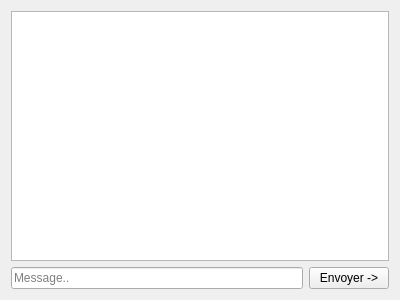
<?xml version="1.0" encoding="UTF-8"?>
<ui version="4.0">
 <class>chat</class>
 <widget class="QWidget" name="chat">
  <property name="geometry">
   <rect>
    <x>0</x>
    <y>0</y>
    <width>400</width>
    <height>300</height>
   </rect>
  </property>
  <property name="windowTitle">
   <string>Form</string>
  </property>
  <layout class="QGridLayout" name="gridLayout">
   <item row="0" column="0">
    <layout class="QGridLayout" name="gridLayout_2">
     <item row="1" column="0">
      <widget class="QLineEdit" name="ui_messageEdit">
       <property name="placeholderText">
        <string>Message..</string>
       </property>
      </widget>
     </item>
     <item row="1" column="1">
      <widget class="QPushButton" name="ui_messageSend">
       <property name="text">
        <string>Envoyer -&gt;</string>
       </property>
      </widget>
     </item>
     <item row="0" column="0" colspan="2">
      <widget class="QPlainTextEdit" name="ui_messageStream"/>
     </item>
    </layout>
   </item>
  </layout>
 </widget>
 <resources/>
 <connections>
  <connection>
   <sender>ui_messageEdit</sender>
   <signal>returnPressed()</signal>
   <receiver>ui_messageSend</receiver>
   <slot>click()</slot>
   <hints>
    <hint type="sourcelabel">
     <x>202</x>
     <y>270</y>
    </hint>
    <hint type="destinationlabel">
     <x>348</x>
     <y>270</y>
    </hint>
   </hints>
  </connection>
 </connections>
</ui>
